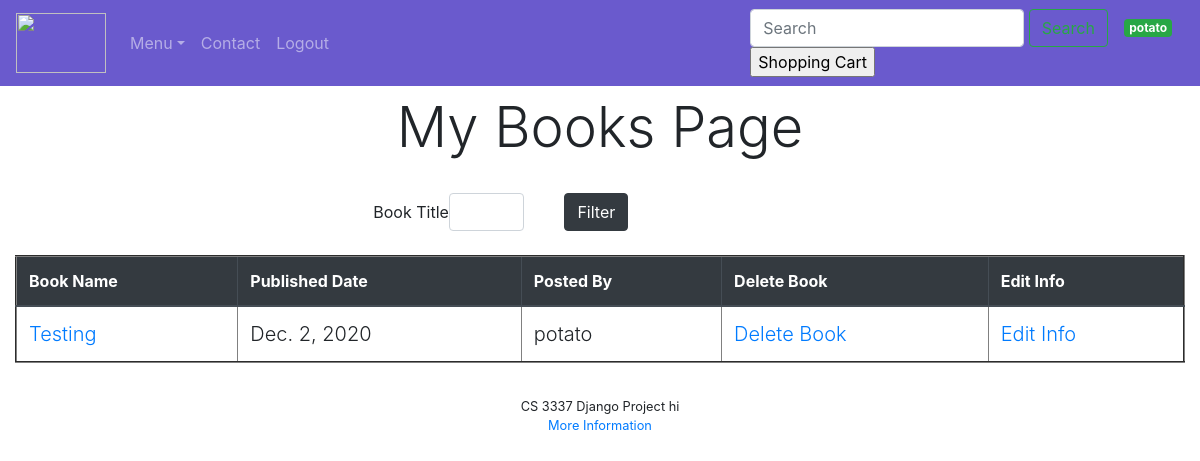
The app's page /mybooks (signed in) with its own data.
### bookMng/models.py (models this page shows, shortened)
class Book(models.Model):
    name = models.CharField(max_length=200)
    web = models.URLField(max_length=200)
    price = models.DecimalField(decimal_places=2, max_digits=6)
    publishdate = models.DateField(auto_now=True)
    picture = models.FileField(upload_to='bookEx/static/uploads')
    pic_path = models.CharField(max_length=300, editable=False, blank=True)
    username = models.ForeignKey(User, blank=True, null=True, on_delete=models.CASCADE)

### bookMng/views.py (the view)
# urls.py: path('mybooks', views.mybooks, name='mybooks'),
@login_required(login_url=reverse_lazy('login'))
def mybooks(request):
    books = Book.objects.filter(username=request.user)
    myFilter = MyBooksFilter(request.GET, queryset=books)
    books = myFilter.qs
    return render(request,
                  'bookMng/mybooks.html',
                  {
                      'item_list': MainMenu.objects.all(),
                      'books': books,
                      'myFilter': myFilter
                  }
                  )

### bookEx/templates/bookMng/mybooks.html (shortened to what this page needs)
{% extends "base.html" %}
{% load static %}
{% block content %}
<div class="container-fluid">
    <div class="container " align="center">
        <div>
            <h1 align="center" class="display-4 mx-auto my-auto px-3 py-2"> My Books Page </h1>
        </div>
    </div>
    {% include 'bookMng/filterbooks.html' %}
     <table class="table table-hover mx-auto my-4" id="my-books-table" align="center" border="2" width="800">
            <thead class="thead-dark">
            <tr>
                <th scope="col"> Book Name</th>
                <th scope="col"> Published Date</th>
                <th scope="col">Posted By</th>
                <th scope="col">Delete Book</th>
                <th scope="col">Edit Info</th>
            </tr>
            </thead>
            {% for book in books %}
                <tr>
                    <td class="lead">
                        <a href="book_detail/{{ book.id }}" align="">
                            {{ book.name }}
                        </a>
                    </td>
                    <td class="lead">{{ book.publishdate }}</td>
                    <td class="lead">
                        {{ book.username }}
                    </td>
                    <td class="lead">
                        <a href="book_delete/{{ book.id }}">Delete Book</a>
                    </td>
                    <td class="lead">
                        <a href="edit_info/{{ book.id }}">Edit Info</a>
                    </td>
                </tr>
            {% endfor %}
     </table>
</div>
{% endblock content %}

### bookEx/templates/base.html (shortened to what this page needs)
{% load static %}
<!DOCTYPE html>
<html lang="en">
<head>
    <link rel="stylesheet" href="https://cdn.jsdelivr.net/npm/bootstrap@4.5.3/dist/css/bootstrap.min.css"
>
    <link href="{% static 'main.css' %}" rel="stylesheet" type="text/css">
</head>
<body>
<header>
    <nav class="navbar navbar-expand-md navbar-dark sticky-top align-baseline" style="background-color: #6A5ACD;">
        <a class="navbar-brand" href="{% url 'index' %}"><img src="{% static 'logo.jpg' %}" width="90"
                                                              height="60" alt=""></a>
        <div class="collapse navbar-collapse justify-content-between" id="navbarCollapse">
            <ul class="navbar-nav mr-auto">
                <li class="nav-item dropdown">
                    <a class="nav-link dropdown-toggle" href="#" id="dropdown01" data-toggle="dropdown"
                       aria-haspopup="true" aria-expanded="false">Menu</a>
                <li><a class="nav-link" href="{% url 'contact' %}?next=/">Contact</a></li>
                <li class="nav-item">
                    {% if user.is_authenticated %}
                        <a class="nav-link" href="{% url 'logout' %}?next=/">Logout</a>
                    {% else %}
                        <a class="nav-link" href="{% url 'login' %}?next=/">Login</a>
                    {% endif %}
                </li>
            </ul>
            <form class="form-inline ml-auto" action="{% url 'searchresult' %}" method="get">
                <div class="md-form my-0">
                    <input class="form-control" name="query" type="text" placeholder="Search" aria-label="Search"
                </div>
                <button href="#!" class="btn btn-outline-success my-2 my-sm-0" type="submit">Search</button>
            </form>
            {% if user.is_authenticated %}
                <span class="badge badge-success"
                      style="margin-left: 1em; margin-right: 1em;">{{ user.username }}</span>
            {% else %}
                <span class="badge badge-secondary" style="margin-left: 1em; margin-right: 1em;">Not Logged In </span>
            {% endif %}
             <form action="http://127.0.0.1:8000/shoppingcart">
    <input type="submit" value="Shopping Cart" />
</form>
        </div>
    </nav>
</header>
<div id="">
    <section id="">
        {% block content %}{% endblock content %}
    </section>
    <footer id="footer">
        CS 3337 Django Project hi
        <br> <a href="http://127.0.0.1:8000/return_policy">More Information</a>
    </footer>
</div>
</body>
</html>

### bookEx/static/main.css (style rules this page uses)
#footer { text-align: center; font-size: 0.8em; margin-top: 5px; padding-top: 10px; clear: both; }

### records on screen
Book: name "Testing", publishdate "Dec. 2, 2020", username "potato"

### other values on screen
{{ user.username }} "potato"
